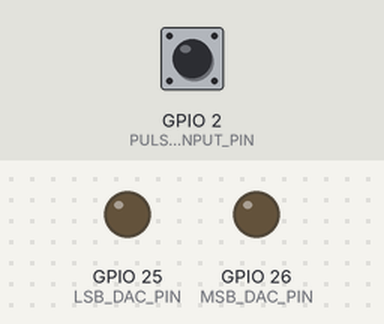
A sketch run on a simulated ESP32. Shown: output pins drawn as LEDs (lit = HIGH). The inputs (shaded band) are chosen by the test bench; at power-on: GPIO 2 (PULSE_INPUT_PIN) LOW.

Above: at 1.2 s.
1.3 s: GPIO 2 (PULSE_INPUT_PIN) pulled HIGH for 0.15 s
At 2.3 s:
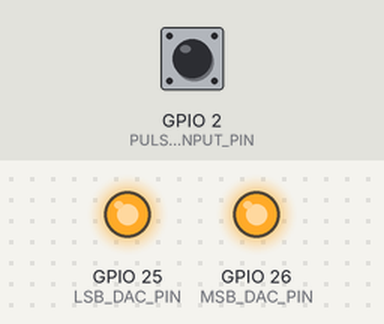
Timing chart, 0 to 4.3 s (numbered marks = the images above; inputs shaded):
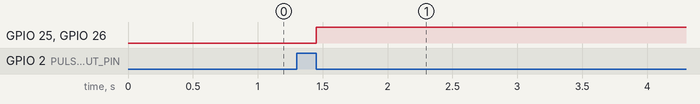

The sketch:

pulse_to_analog_accurate.ino
```cpp
/*
  Pulse-to-16-Bit-Analog Converter for ESP32 - High Accuracy Version

  This sketch measures the duration of an incoming digital pulse and converts it
  into a high-resolution, 16-bit analog voltage.

  This "accurate" version uses floating-point mathematics for the conversion
  logic. This ensures the highest possible precision when mapping the pulse
  duration to the 16-bit output range, avoiding potential integer overflow
  or precision loss that can occur with the standard map() function on large ranges.

  The trade-off is a potential decrease in performance compared to a purely
  integer-based approach, but it is ideal for applications where accuracy is
  more critical than raw speed.
*/

#include <driver/dac.h> // ESP32-specific DAC functions

//================================================================================
// --- CONFIGURATION ---
//================================================================================
const int PULSE_INPUT_PIN = 2;
const int LSB_DAC_PIN = 25; // DAC Channel 1 (GPIO 25)
const int MSB_DAC_PIN = 26; // DAC Channel 2 (GPIO 26)
const unsigned long MIN_PULSE_WIDTH_US = 0;
const unsigned long MAX_PULSE_WIDTH_US = 20000; // 20 ms
// #define ENABLE_SERIAL_DEBUG
//================================================================================

volatile unsigned long pulseStartTime_us = 0;
volatile unsigned long pulseWidth_us = 0;
volatile bool newPulseAvailable = false;

void IRAM_ATTR measurePulse() {
  if (digitalRead(PULSE_INPUT_PIN) == HIGH) {
    pulseStartTime_us = micros();
  } else {
    pulseWidth_us = micros() - pulseStartTime_us;
    newPulseAvailable = true;
  }
}

void setup() {
  #ifdef ENABLE_SERIAL_DEBUG
    Serial.begin(115200);
    Serial.println("Pulse-to-Analog Converter (Accurate Version) Initialized.");
  #endif

  dac_output_enable(DAC_CHANNEL_1);
  dac_output_enable(DAC_CHANNEL_2);

  pinMode(PULSE_INPUT_PIN, INPUT);
  attachInterrupt(digitalPinToInterrupt(PULSE_INPUT_PIN), measurePulse, CHANGE);
}

void loop() {
  if (newPulseAvailable) {
    newPulseAvailable = false;
    unsigned long currentPulseWidth = pulseWidth_us;
    currentPulseWidth = constrain(currentPulseWidth, MIN_PULSE_WIDTH_US, MAX_PULSE_WIDTH_US);

    // --- High-Accuracy 16-Bit Mapping ---
    // Using floating-point math for the most accurate scaling.
    double mappedValue = (double)(currentPulseWidth - MIN_PULSE_WIDTH_US) * 65535.0 / (double)(MAX_PULSE_WIDTH_US - MIN_PULSE_WIDTH_US);
    uint16_t dacValue16bit = (uint16_t)mappedValue;

    uint8_t lsbValue = dacValue16bit & 0xFF;
    uint8_t msbValue = (dacValue16bit >> 8) & 0xFF;

    dac_output_voltage(DAC_CHANNEL_1, lsbValue);
    dac_output_voltage(DAC_CHANNEL_2, msbValue);

    #ifdef ENABLE_SERIAL_DEBUG
      Serial.print("Pulse: "); Serial.print(currentPulseWidth); Serial.print(" us");
      Serial.print(" -> 16-bit: "); Serial.print(dacValue16bit);
      Serial.print(" -> MSB: "); Serial.print(msbValue);
      Serial.print(" -> LSB: "); Serial.println(lsbValue);
    #endif
  }
}
```

Measured:
- after the input at 1.3 s, GPIO 25 (LSB_DAC_PIN), GPIO 26 (MSB_DAC_PIN): LOW → HIGH after 0.15 s
